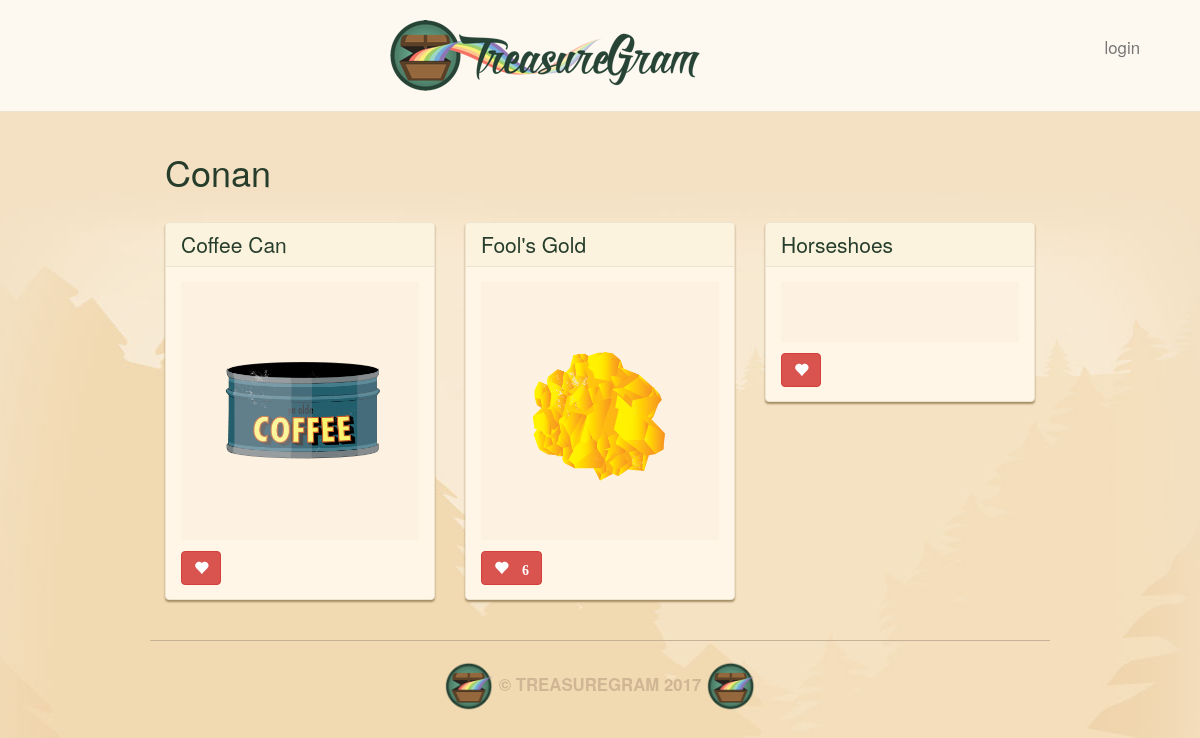
The page /user/Conan/ on the database as committed earlier.
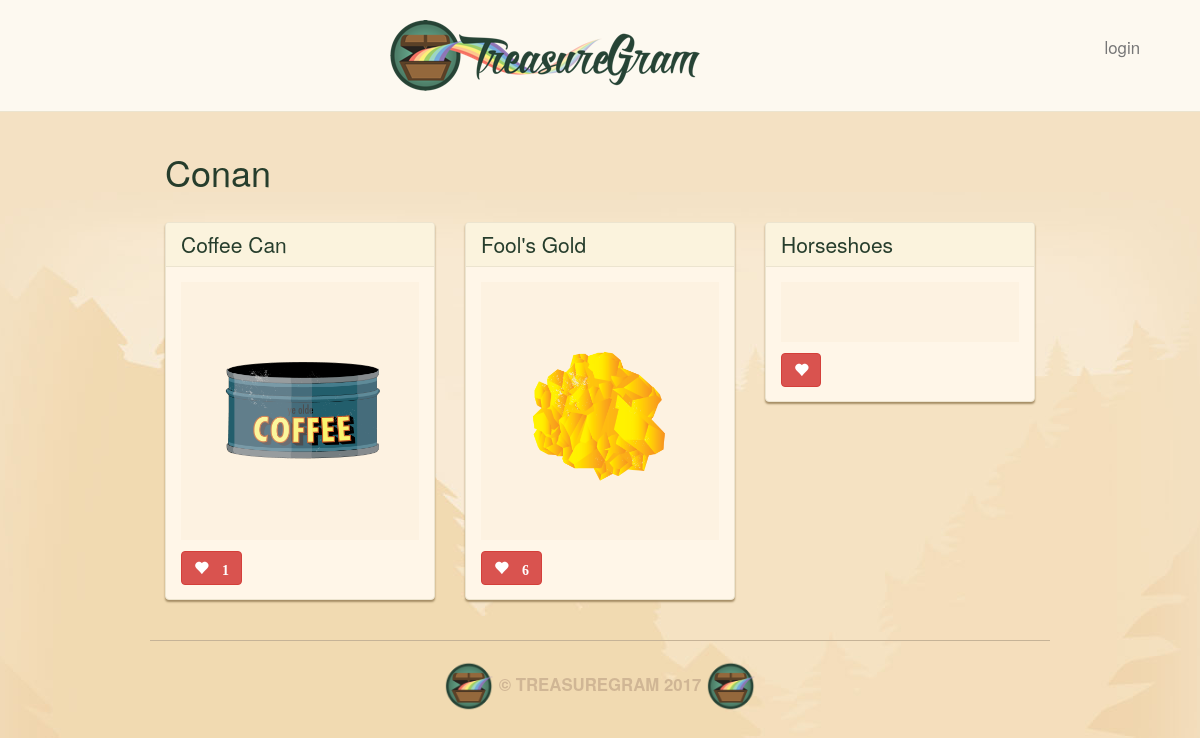
The same page on the database as committed later.
### main_app/models.py (models this page shows, shortened)
class Treasure(models.Model):
    user = models.ForeignKey(User)
    name = models.CharField(max_length=100)
    value = models.DecimalField(max_digits=10, decimal_places=2)
    material = models.CharField(max_length=100)
    location = models.CharField(max_length=100)
    image = models.ImageField(upload_to='treasure_images',
                              default='media/default.png')
    likes = models.IntegerField(default=0)

### main_app/views.py (the view)
# urls.py: url(r'^user/(\w+)/$', views.profile, name = 'profile'),
def profile(request, username):
    user = User.objects.get(username=username)
    treasures = Treasure.objects.filter(user=user)
    return render(request, "profile.html",
                  {"username" : username,
                  "treasures" : treasures})

### main_app/templates/profile.html
{% extends "base.html" %}
{% load staticfiles %}
{% block content %}
<h1>{{ username }}</h1><br/>
<div class="row">
    {% for treasure in treasures %}
    <div class="col-md-4">
        <div class="treasure panel panel-default">
            <a href="/{{ treasure.id }}/">
                <div class="panel-heading">
                    <h3 class="panel-title">{{treasure.name}}</h3>
                </div>
            </a>
            <div class="panel-body">
                <div class="treasure-photo">
                    <img src="{{ treasure.image.url }}" alt="" />
                </div>
                <button id="likes" data-id="{{ treasure.id}}"
                                   class="btn btn-mini btn-danger glyphicon glyphicon-heart"
                                   type="button">
                    {% if treasure.likes > 0 %}
                    {{ treasure.likes }}
                    {% endif %}
                </button>
            </div>
        </div>
    </div>
    {% if forloop.counter|divisibleby:"3" %}
</div><div class="row">
    {% endif %}
    {% endfor %}
</div>
{% endblock %}

### main_app/templates/base.html (shortened to what this page needs)
{% load staticfiles %}
<!DOCTYPE html>
<html lang="en">
    <head>
        <link rel="stylesheet" type="text/css"
                               href="{% static 'css/bootstrap.min.css' %}" />
        <link rel="stylesheet" type="text/css"
                               href="{% static 'css/style.css' %}" />
    </head>
    <body>
        <nav class="navbar navbar-default navbar-static-top text-center">
            <a href="/">
                <img src="{% static 'images/logo.png' %}" alt="TreasureGram">
            </a>
            {% if user.is_authenticated %}
            <a class="navbar-text navbar-right"
               href="{% url 'profile' user.username %}">{{user.username}}</a>
            <a class="navbar-text navbar-right"
               href="{% url 'logout' %}">logout</a>
            {% else %}
            <a class="navbar-text navbar-right"
               href="{% url 'login' %}">login</a>
            {% endif %}
        </nav>
        <main class="container container--mw700" role="main">
        {% block content %}
        {% endblock %}
        </main>
        <footer class="footer container text-center" role="contentinfo">
            <img src="{% static 'images/brand-icon.png' %}" height="50" alt="">
            © TreasureGram 2017
            <img src="{% static 'images/brand-icon.png' %}" height="50" alt="">
        </footer>
    </body>
</html>

### main_app/static/css/style.css (style rules this page uses)
body { background: #f3e1c5 url(../images/brand-bg.jpg) no-repeat center top; color: #263d2c; }
h1 { margin-top: 0px; }
.container { max-width: 900px; padding-top: 40px; }
.navbar { margin-bottom: 0; padding-bottom: 20px; padding-top: 20px; }
.navbar-default { background: #fdf9f0; border-color: #ece4cf; }
.navbar-right { margin-right: 5%; }
.navbar-text { font-size: 1.2em; color: #263d2c; }
.panel { background: #fff6e8; border-color: #ece4cf; box-shadow: 0 2px 2px #a58d65; }
.panel-default .panel-heading { background: #fbf3dd; border-color: #ece4cf; }
.panel-body { position: relative; }
.panel-title { font-size: 1.5em; color: #263d2c; }
.footer { border-top: 1px solid #c6b397; color: #d0b695; font-weight: bold; font-size: 1.2em; margin-bottom: 20px; margin-top: 40px; padding-top: 20px; text-transform: uppercase; }
.treasure { margin-bottom: 20px; }
.treasure:last-child { margin-bottom: 0; }
.treasure-photo { background: #fdf2e1; padding: 20px; position: relative; text-align: center; }
.treasure-photo img { width: 180px; max-height: 100%; }
.btn { margin-top: 10px; font-weight: bold; font-size: 14px; }

Rows that differ between the two databases and show on the page:
changed Treasure "Coffee Can": likes (not shown) → "1"
